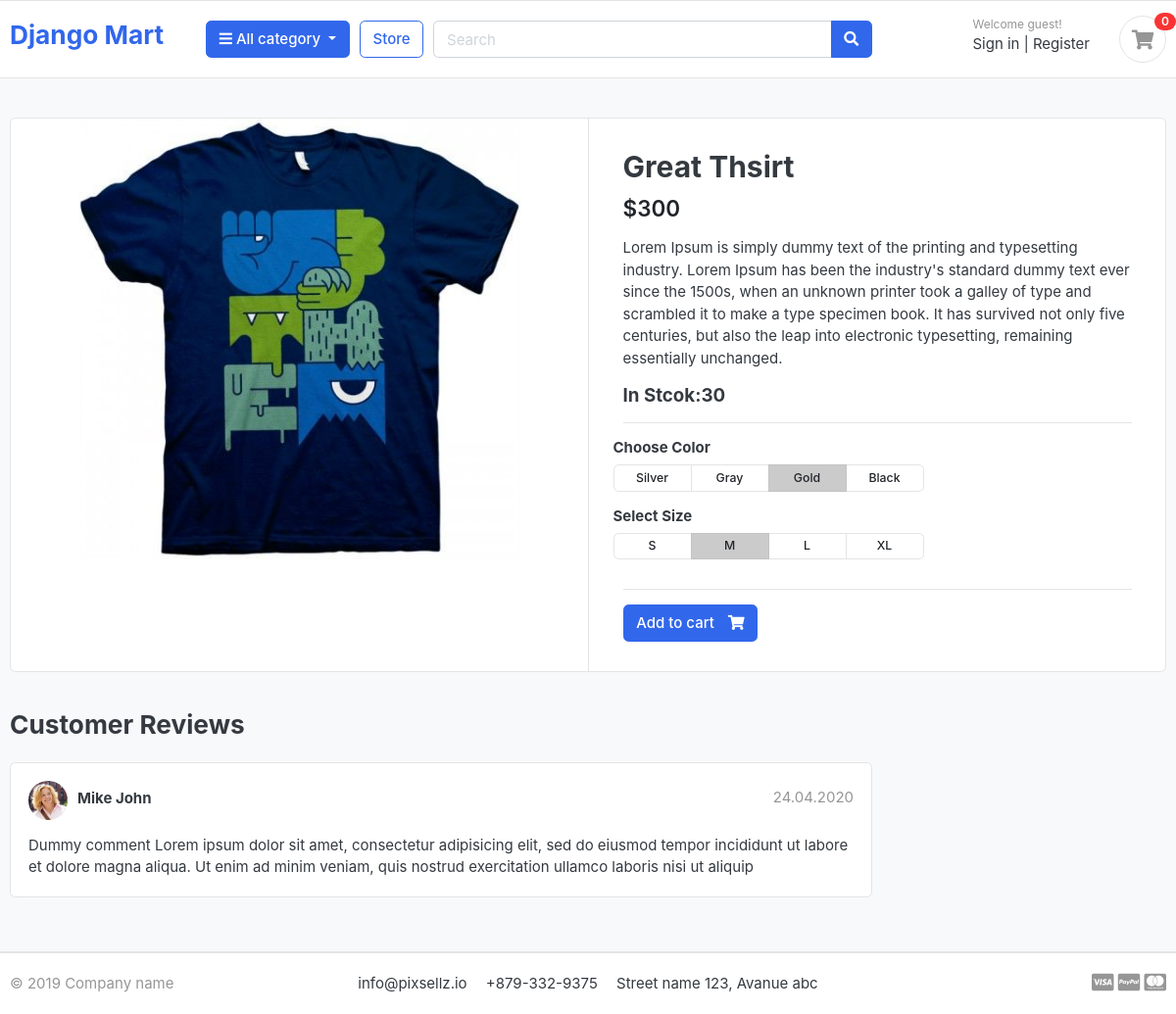
Screenshot of /store/t-shirt/great-thsirt/ with the database file from the repository.
### store/models.py (models this page shows, shortened)
class Product(models.Model):
    product_name = models.CharField(max_length=100, unique=True)
    slug = models.SlugField(max_length=200, unique=True)
    description = models.TextField(max_length=500, blank=True)
    price = models.IntegerField()
    images = models.ImageField(upload_to='photos/products')
    stock = models.IntegerField()
    is_available = models.BooleanField(default=True)
    category = models.ForeignKey(Category, on_delete=models.CASCADE)
    created_date = models.DateTimeField(auto_now_add=True)
    modified_date = models.DateTimeField(auto_now=True)

### store/views.py (the view)
def product_detail(request, category_slug, product_slug):
    single_product = Product.objects.get(
        slug=product_slug, category__slug=category_slug)
    return render(request, 'store/product-detail.html', {'product': single_product})

### store/templates/store/product-detail.html (shortened to what this page needs)
{%extends 'base.html'%}
{%block body%}
<section class="section-content padding-y bg">
	<div class="container">
		<div class="card">
			<div class="row no-gutters">
				<aside class="col-md-6">
					<article class="gallery-wrap">
						<div class="img-big-wrap">
							<a href="#"><img src="{{product.images.url}}"></a>
						</div>
					</article>
				</aside>
				<main class="col-md-6 border-left">
					<article class="content-body">
						<h2 class="title">{{product.product_name}}</h2>
						<div class="mb-3">
							<var class="price h4">${{product.price}}</var>
						</div>
						<p>{{product.description}}</p>
						<h5>In Stcok:{{product.stock}}</h5>
						<hr>
						<div class="row">
							<div class="item-option-select">
								<h6>Choose Color</h6>
								<div class="btn-group btn-group-sm btn-group-toggle" data-toggle="buttons">
									<label class="btn btn-light">
										<input type="radio" name="radio_color"> Silver
									</label>
									<label class="btn btn-light">
										<input type="radio" name="radio_color"> Gray
									</label>
									<label class="btn btn-light active">
										<input type="radio" name="radio_color checked"> Gold
									</label>
									<label class="btn btn-light">
										<input type="radio" name="radio_color"> Black
									</label>
								</div>
							</div>
						</div>
						<div class="row">
							<div class="item-option-select">
								<h6>Select Size</h6>
								<div class="btn-group btn-group-sm btn-group-toggle" data-toggle="buttons">
									<label class="btn btn-light">
										<input type="radio" name="radio_color"> S
									</label>
									<label class="btn btn-light active">
										<input type="radio" name="radio_color" checked> M
									</label>
									<label class="btn btn-light">
										<input type="radio" name="radio_color"> L
									</label>
									<label class="btn btn-light">
										<input type="radio" name="radio_color"> XL
									</label>
								</div>
							</div>
						</div>
						<hr>
						<form method="post">
							<a href="{% url 'add_cart' product.id%}" class="btn  btn-primary"> <span class="text">Add to
									cart</span>
								<i class="fas fa-shopping-cart"></i> </a>
						</form>
					</article>
				</main>
			</div>
		</div>
		<br>
		<div class="row">
			<div class="col-md-9">
				<header class="section-heading">
					<h3>Customer Reviews </h3>
				</header>
				<article class="box mb-3">
					<div class="icontext w-100">
						<img src="./images/avatars/avatar1.jpg" class="img-xs icon rounded-circle">
						<div class="text">
							<span class="date text-muted float-md-right">24.04.2020 </span>
							<h6 class="mb-1">Mike John </h6>
						</div>
					</div>
					<div class="mt-3">
						<p>
							Dummy comment Lorem ipsum dolor sit amet, consectetur adipisicing elit, sed do eiusmod
							tempor incididunt ut labore et dolore magna aliqua. Ut enim ad minim veniam,
							quis nostrud exercitation ullamco laboris nisi ut aliquip
						</p>
					</div>
				</article>
			</div>
		</div>
	</div>
</section>
{%endblock%}

### static/css/ui.css (style rules this page uses)
html { font-family: "Inter", sans-serif; font-size: 15px; }
.content-body { flex: 1 1 auto; padding: 2rem 2.3rem; }
.img-xs, .img-sm, .img-md, .img-lg { -o-object-fit: cover; object-fit: cover; flex-shrink: 0; flex-grow: 0; }
.img-xs { width: 40px; height: 40px; }
.padding-y { padding-top: 40px; padding-bottom: 40px; }
var { font-style: normal; }
article:after, .form-group:after { display: block; clear: both; content: ""; }
.bg { background-color: #f8f9fa; }
.section-heading { margin-bottom: 20px; margin-top: 15px; }
p:last-child { margin-bottom: 0; }
.btn-light { background-color: #fff; border-color: #e4e4e4; }
.btn .text + i { margin-left: 10px; }
.icontext { display: inline-flex; align-items: center; vertical-align: middle; }
.icontext .text { width: 100%; line-height: 1.2; }
.icontext .icon { position: relative; margin-right: 10px; flex-shrink: 0; flex-grow: 0; }
.price { font-weight: 600; color: #212529; }
.box { padding: 18px; background: #fff; border-radius: 0.37rem; border: 1px solid #e4e4e4; }
.box img { max-width: 100%; }
.gallery-wrap .img-big-wrap { margin-bottom: 10px; border-radius: 0.37rem; overflow: hidden; background-color: #fff; }
.gallery-wrap .img-big-wrap a { text-align: center; display: block; }
.gallery-wrap .img-big-wrap img { height: 450px; width: auto; display: inline-block; }
.item-option-select { margin-bottom: 1rem; display: inline-block; margin-right: 15px; }
.item-option-select .btn { min-width: 80px; }

### rows the page displays
Product: images (picture), product_name "Great Thsirt", price "300", description "Lorem Ipsum is simply dummy text of the printing and typesetting industry. Lorem Ipsum has been the industry's standard dummy text ever since the 1500s, when an unknown printer took a galley of type and scrambled it to make a type specimen book. It has survived not only five centuries, but also the leap into electronic typesetting, remaining essentially unchanged.", stock "30"
